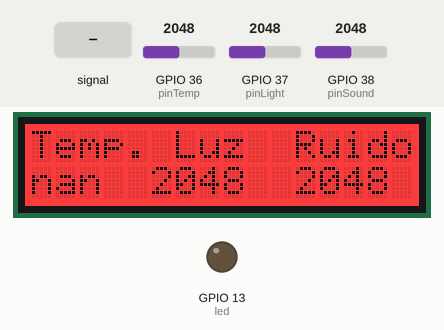
Bench run of a sketch on a simulated ESP32. Parts: 16×2 character LCD, output pins drawn as LEDs (lit = HIGH). The inputs (shaded band) are chosen by the test bench; at power-on: GPIO 36 (pinTemp) = 2048, GPIO 37 (pinLight) = 2048, GPIO 38 (pinSound) = 2048. WiFi joins after 1.5 s; servers stay silent unless stated; what the sketch prints to the serial monitor is not drawn.

Above: at 11.6 s.
11.7 s: GPIO 36 (pinTemp) set to 1084
15.8 s: GPIO 36 (pinTemp) set to 986
At 19.2 s:
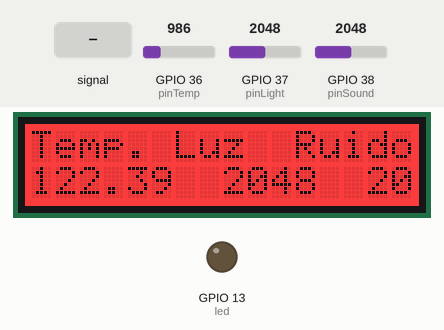
19.8 s: GPIO 37 (pinLight) set to 27
At 23.2 s:
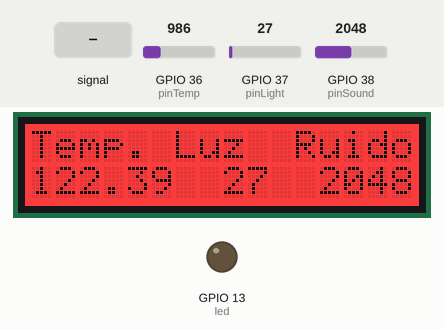
23.8 s: GPIO 37 (pinLight) set to 21
At 25.9 s:
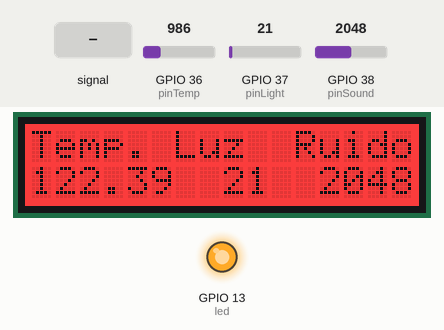
27.8 s: GPIO 38 (pinSound) fed a 200 Hz sine of ±327 counts around its level
At 29.9 s:
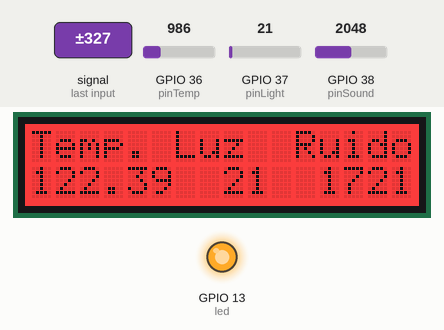
34.3 s: GPIO 38 (pinSound) set to 2866
At 37.9 s:
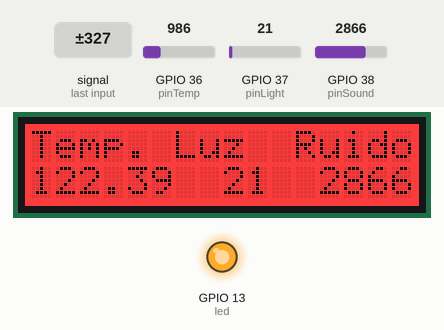
Timing chart, 0 to 39.3 s (numbered marks = the images above; inputs shaded):
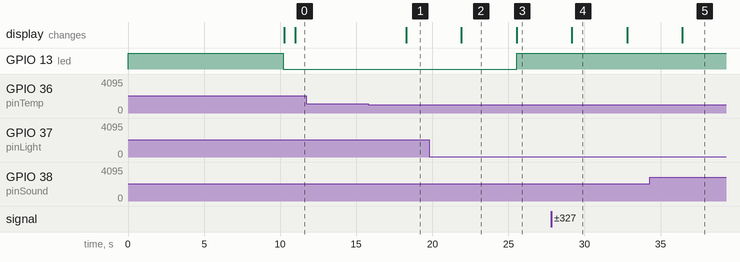

The sketch:

Meteo.ino
```cpp
//Wifi librerias
#include <SPI.h>
#include <WiFi.h>

//LCD librerias
#include <Wire.h>
#include "rgb_lcd.h"

#define thing_name "" //definimos nombre de nuestro internet de las cosas para servicio dweet.io
#define MAX 25 // Variable valor maximo de intensidad de luz noche
#define led 13      // numero de pin para el LED

String LAT = ""; // Posicion GPS del IoT
String LON = "";
String ALUMBRADO; // variable para alumbrado del campus
String CINE = ""; // url de descarga del apk de InteractiveCinema
String VIDEOS = ""; // url de descarga de los videos 360
String CARTEL = ""; // url del cartel de RV

//Wifi parametros de inicio
WiFiClient client;
char ssid[] = "";     // nombre del SSID
char pass[] = "";     // password de la conexion

char server[] = "dweet.io";     // direcciones de servers usando DNS
char server2[] = "data.sparkfun.com";
char GET1[] = "GET /dweet/for/*url del servicio dweet.io*"; // Comienzo cadenas GET con o sin key
char GET2[] = "GET /input/*url con claves del servicio sparkfun*";

int status = WL_IDLE_STATUS; // inicializamos varaible para el estado de la wifi a reposo

//LCD parametros de inicio
rgb_lcd lcd;
int colorR = 255;
int colorG = 0;
int colorB = 0;


// Definie los pines de los sensores
const int pinTemp = A0; // sensor temperatura
const int pinLight = A1; // sensor de luz
const int pinSound = A2; // sensor de sonido

// Este valor es una propiedad del sensor de temp. utilizado en el Grove,
// y se utiliza para convertir del valor analógico que mide a un valor de temperatura.
const int B = 3975;


void setup()
{
	Serial.begin(115200); // iniciar puerto serie de salida
	pinMode(led, OUTPUT); // modo output para los leds
  pinMode(pinSound, INPUT); // modo input para los sensores
	pinMode(pinTemp, INPUT);
  pinMode(pinLight, INPUT);

  /* CONEXION A LA WIFI */
  while (status != WL_CONNECTED)//mientras no este conectado por wifi
	  {
    Serial.print("Tratando de conectar con SSID: ");
    digitalWrite(led, HIGH); // encendemos led para monitorizar
    Serial.println(ssid);
    status = WiFi.begin(ssid, pass); // lanzamos la petición de conexion con los parametros
    delay(5000); // esperamos 5 segundos para dar tiempo a establecer conexión
	}

  Serial.println("Conectado por wifi con IP: "); // Informamos de los datos de la conexión
  Serial.println(WiFi.localIP());
  digitalWrite(led, LOW); // apagamos el led de monitorización

  /* CONEXION AL SERVER dweet.io */
  Serial.println("Tratando de conectar con server...");
  Serial.println(server);
  digitalWrite(led, HIGH); // encender led de monitorización

   if (client.connect(server, 80)) // si conectamos con el server
	   {
     Serial.println("CONECTADO!!!");
     digitalWrite(led, LOW);	// apagamos el led de monitorización
		} else {Serial.println("ERROR DE CONEXION!!!");delay(5000);} // mensaje si no hemos podido conectar

  // establecer el número de columnas y filas en la pantalla LCD
  lcd.begin(16, 2);
  lcd.setRGB(colorR, colorG, colorB);
}

void loop()
{
	int light = analogRead(pinLight); // Leer el valor del sensor de luz, es un sensor analógico.
  delay(100);
	int val = analogRead(pinTemp); // Obtener el valor (en bruto ) del sensor de temperatura, es analógico.
  delay(100);
  int sound = analogRead(pinSound); // leer valor del sensor de sonido, sensor analogico.
  delay(500);


	float resistance = (float)(1023 - val) * 10000 / val; //Determinar la resistencia actual del termistor basado en el valor del sensor
	float temperature = 1 / (log(resistance / 10000) / B + 1 / 298.15) - 273.15; //Calcular la temperatura basado en el valor de resistencia

  /* LCD */
  lcd.clear();
  lcd.print("Temp. Luz  Ruido");
  lcd.setCursor(0, 1); // el cursor a columna 0, linea 1, (nota: linea 1 es la segunda).
  lcd.print(temperature);
  lcd.print("  ");
  lcd.print(light);
  lcd.print("  ");
  lcd.print(sound);

  /* SALIDA SERIAL */
  Serial.print("TEMPERATURA");
  Serial.print("\t");
  Serial.println(temperature);
  Serial.print("LUZ");
  Serial.print("\t");
  Serial.print("\t");
  Serial.println(light);
  Serial.print("RUIDO");
  Serial.print("\t");
  Serial.print("\t");
  Serial.println(sound);

  /* CONDICION PARA ENCENDER LUCES DE NOCHE */
  if (light < MAX)
	{
    digitalWrite(led, HIGH);
    ALUMBRADO = "ENCENDIDO";
    }
  else{
   digitalWrite(led, LOW);
   ALUMBRADO = "";
	}
  delay(500);

  /* ENVIAR PETICION HTTP GET A LOS SERVIDORES CON LOS DATOS */

int t = temperature; // convertimos a enteros para el HTTP GET
int l = light;
int s = sound;

Serial.print(F("Enviando datos a... ")); Serial.println(server);

client.stop(); // Importante!!! cerrar antes cualquier posible conexión abierta
client.connect(server, 80); // conectamos con server por puerto 80
delay(500); // damos tiempo

if (client.connected()) { // protegemos la petición por si no hubiese conexión
	// la petición HTTP GET propiamente.
client.print(String(GET1) + "?Temperatura=" + String (t) + "&Luz=" + String(l) + "&Ruido=" + String(s) + "&Latitud=" + String(LAT) + "&Longitud=" + String(LON)
+ "&Alumbrado=" + String(ALUMBRADO) + "&CINEMA=" + String(CINE) + "&VIDEOS360=" + String(VIDEOS) + "&Cartel=" + String(CARTEL) + " HTTP/1.1\r\n" + "Host: " + server + "\r\n" + "Connection: close\r\n\r\n" + "AT+CIPCLOSE\r\n");
delay(500);
Serial.println(F("OK.")); // todo bien

Serial.print(F("Enviando datos a... ")); Serial.println(server2);

client.stop(); // Importante!!! cerrar antes cualquier posible conexión abierta
client.connect(server2, 80); // conectamos con server2 por puerto 80
delay(500); // damos tiempo

if (client.connected()) { // protegemos la petición por si no hubiese conexión
  // la petición HTTP GET propiamente.
client.print(String(GET2) + "&Luz=" + String (l) + "&Ruido=" + String(s) + "&Temperatura=" + String(t)
+ " HTTP/1.1\r\n" + "Host: " + server2 + "\r\n" + "Connection: close\r\n\r\n" + "AT+CIPCLOSE\r\n");
delay(500);
Serial.println(F("OK.")); // todo bien

} else {
	Serial.println(F("Conexión fallida."));  // no se pudo realizar la conexión, pero todo sigue
		}
}
}
```

Measured:
- the behaviour switches between 1024 and 1023 on GPIO 36 (pinTemp) (found by bisection; images 0 and 1)
- the behaviour switches between 25 and 24 on GPIO 37 (pinLight) (found by bisection; images 2 and 3)
- after the input at 11.7 s, every drawn part: stays the same
- after the input at 15.8 s, the display: changes after 2.5 s (image 1)
- after the input at 19.8 s, the display: changes after 2.1 s (image 2)
- after the input at 23.8 s, GPIO 13 (led): LOW → HIGH after 1.7 s; the display: changes after 1.7 s (image 3)
- after the input at 27.8 s, the display: changes after 1.4 s (image 4)
- after the input at 34.3 s, the display: changes after 2.1 s (image 5)
